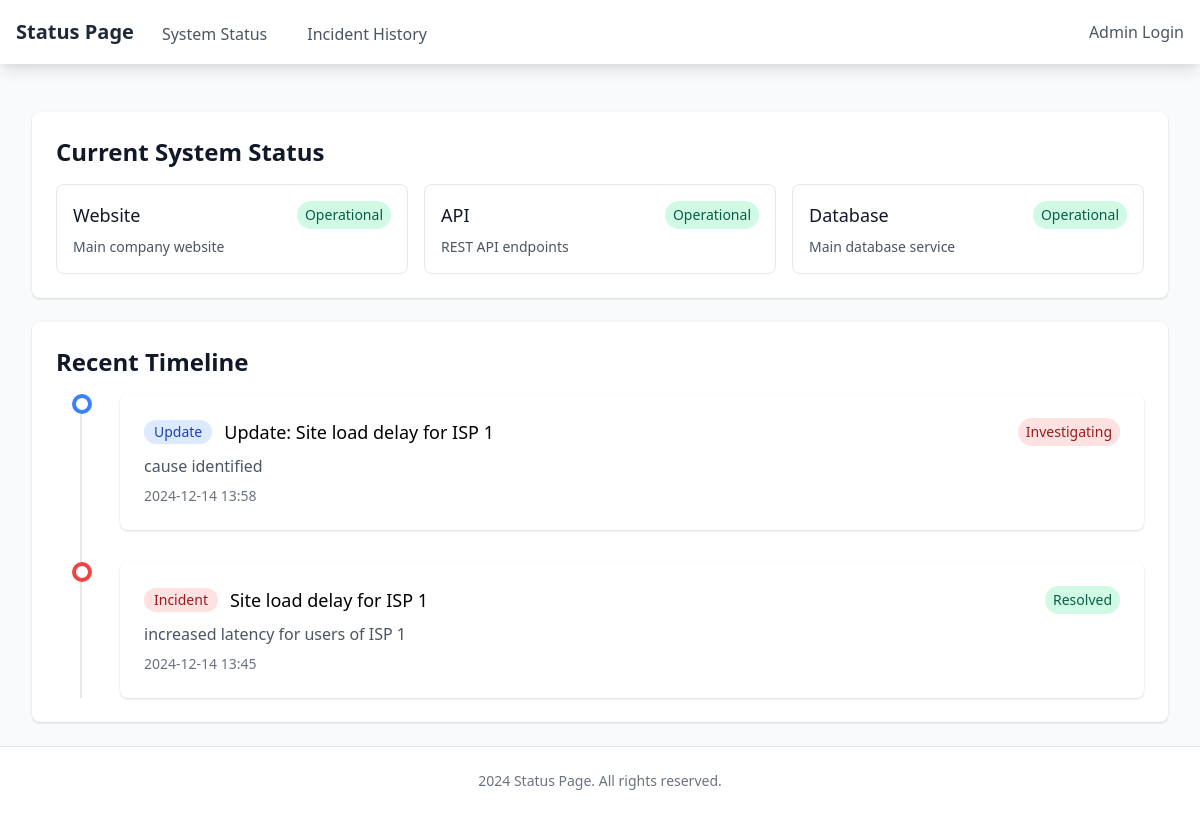
Before: / with the older database file.
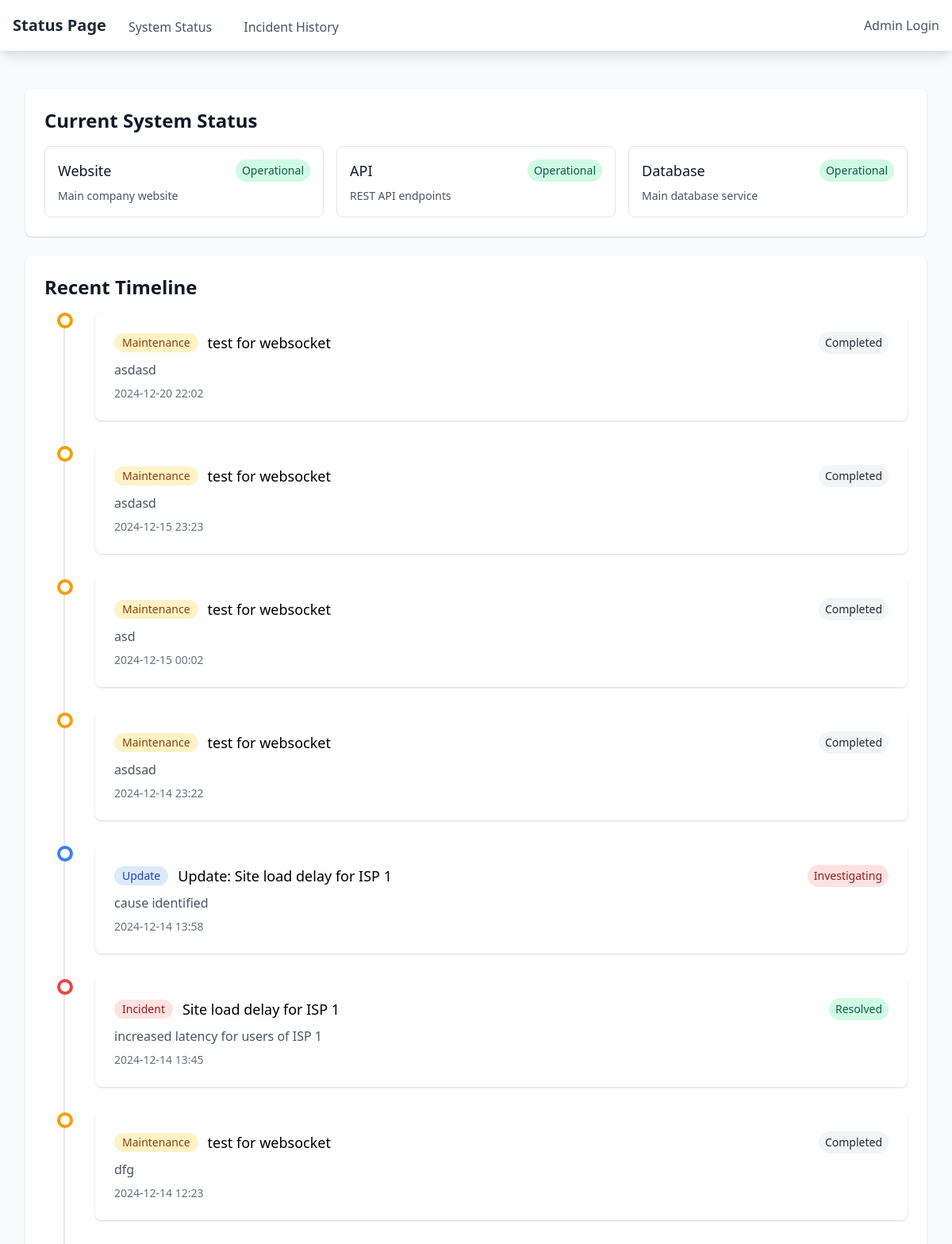
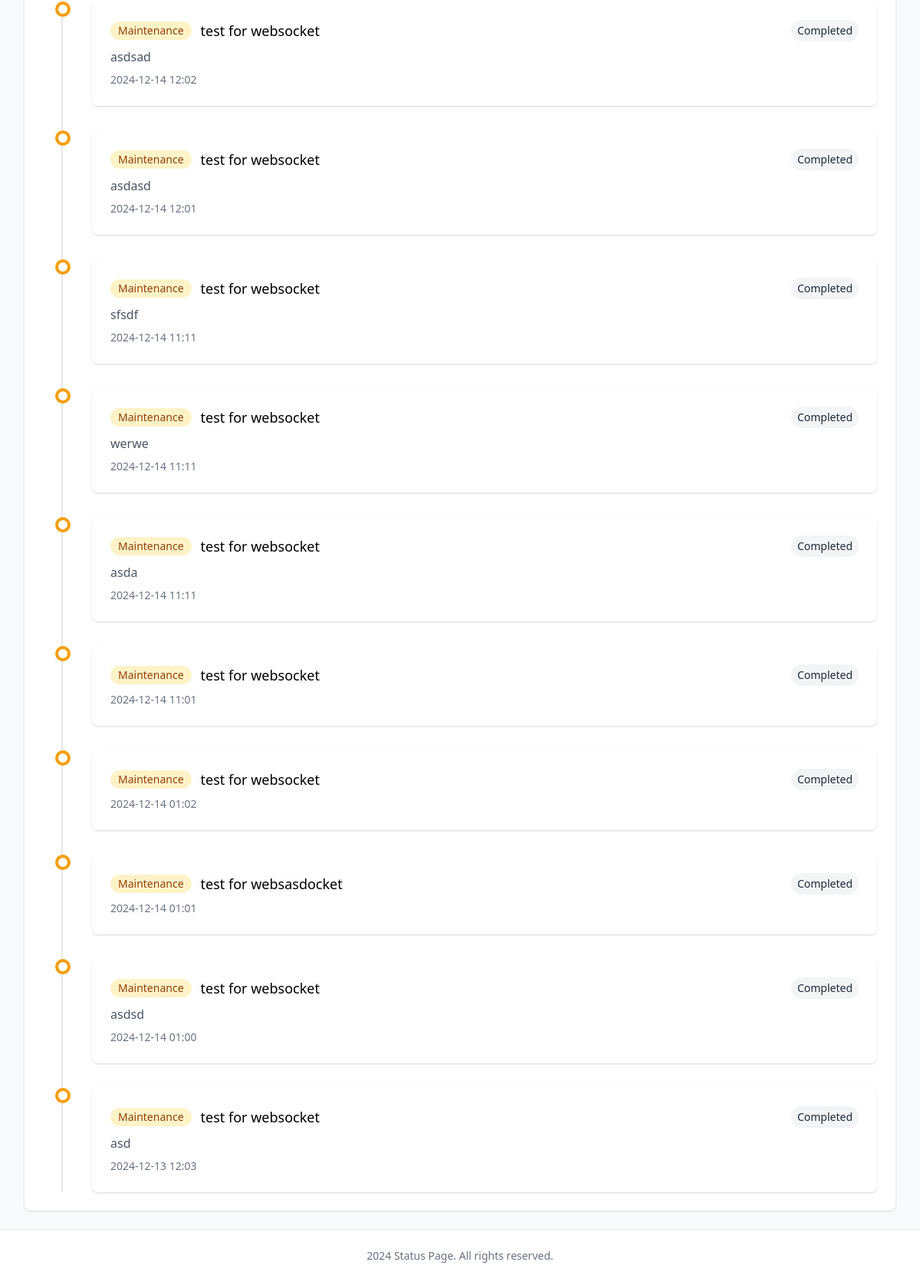
After: the same page with the newer database file (2 pictures, top to bottom).
### app/models.py (models this page shows, shortened)
class Service(db.Model):
    id = db.Column(db.Integer, primary_key=True)
    name = db.Column(db.String(100), nullable=False)
    description = db.Column(db.Text)
    status = db.Column(db.String(20), default='operational')  # operational, degraded, outage
    created_at = db.Column(db.DateTime, default=datetime.utcnow)
    incidents = db.relationship('Incident', backref='service', lazy=True)

class IncidentUpdate(db.Model):
    id = db.Column(db.Integer, primary_key=True)
    incident_id = db.Column(db.Integer, db.ForeignKey('incident.id'), nullable=False)
    message = db.Column(db.Text, nullable=False)
    status = db.Column(db.String(20))
    created_at = db.Column(db.DateTime, default=datetime.utcnow)

class Incident(db.Model):
    id = db.Column(db.Integer, primary_key=True)
    service_id = db.Column(db.Integer, db.ForeignKey('service.id'), nullable=False)
    title = db.Column(db.String(200), nullable=False)
    description = db.Column(db.Text)
    status = db.Column(db.String(20), default='investigating')  # investigating, identified, monitoring, resolved
    created_at = db.Column(db.DateTime, default=datetime.utcnow)
    updated_at = db.Column(db.DateTime, default=datetime.utcnow, onupdate=datetime.utcnow)
    updates = db.relationship('IncidentUpdate', backref='incident', lazy=True)

class ScheduledMaintenance(db.Model):
    id = db.Column(db.Integer, primary_key=True)
    title = db.Column(db.String(200), nullable=False)
    description = db.Column(db.Text, nullable=True)
    start_time = db.Column(db.DateTime, nullable=False)
    end_time = db.Column(db.DateTime, nullable=False)
    status = db.Column(db.String(20), default='upcoming')  # upcoming, ongoing, completed

### app/routes/public.py (the view)
@bp.route('/')
def index():
    services = Service.query.all()
    current_time = datetime.utcnow()
    active_incidents = Incident.query.filter(
        Incident.status.in_(['investigating', 'identified', 'monitoring'])
    ).order_by(Incident.created_at.desc()).all()
    maintenance_events = ScheduledMaintenance.query.filter(
        ScheduledMaintenance.end_time >= current_time
    ).order_by(ScheduledMaintenance.start_time.asc()).all()
    thirty_days_ago = current_time - timedelta(days=30)
    recent_incidents = Incident.query.filter(
        Incident.created_at >= thirty_days_ago
    ).order_by(Incident.created_at.desc()).all()
    recent_updates = IncidentUpdate.query.join(Incident).filter(
        IncidentUpdate.created_at >= thirty_days_ago
    ).order_by(IncidentUpdate.created_at.desc()).all()
    timeline_events = []
    for incident in recent_incidents:
        timeline_events.append({
            'type': 'incident',
            'event': incident,
            'timestamp': incident.created_at,
            'title': incident.title,
            'status': incident.status,
            'description': incident.description
        })
    for update in recent_updates:
        timeline_events.append({
            'type': 'update',
            'event': update,
            'timestamp': update.created_at,
            'title': f"Update: {update.incident.title}",
            'status': update.status,
            'description': update.message
        })
    recent_maintenance = ScheduledMaintenance.query.filter(
        (ScheduledMaintenance.start_time >= thirty_days_ago) |
        (ScheduledMaintenance.end_time >= thirty_days_ago)
    ).all()
    for maintenance in recent_maintenance:
        timeline_events.append({
            'type': 'maintenance',
            'event': maintenance,
            'timestamp': maintenance.start_time,
            'title': maintenance.title,
            'status': maintenance.status,
            'description': maintenance.description
        })
    timeline_events.sort(key=lambda x: x['timestamp'], reverse=True)
    return render_template('public/index.html',
                         services=services,
                         active_incidents=active_incidents,
                         maintenance_events=maintenance_events,
                         timeline_events=timeline_events)

### app/__init__.py (called while the page is built)
def create_app(config_class=Config):
    app = Flask(__name__)
    app.config.from_object(config_class)
    db.init_app(app)
    login_manager.init_app(app)
    migrate.init_app(app, db)
    socketio.init_app(app)
    login_manager.login_view = 'admin.login'
    login_manager.login_message_category = 'info'
    @app.context_processor
    def inject_year():
        return {'current_year': datetime.utcnow().year}
    from app.routes import admin, public
    app.register_blueprint(admin.bp)
    app.register_blueprint(public.bp)
    return app

### app/templates/public/index.html (shortened to what this page needs)
{% extends "base.html" %}
{% block content %}
<div class="space-y-6">
    <div class="bg-white shadow rounded-lg p-6">
        <h2 class="text-2xl font-bold text-gray-900 mb-4">Current System Status</h2>
        <div class="grid gap-4 md:grid-cols-2 lg:grid-cols-3">
            {% for service in services %}
            <div class="border rounded-lg p-4">
                <div class="flex items-center justify-between">
                    <h3 class="text-lg font-medium text-gray-900">{{ service.name }}</h3>
                    <span class="px-2 py-1 text-sm rounded-full
                        {% if service.status == 'operational' %}
                            bg-green-100 text-green-800
                        {% elif service.status == 'degraded' %}
                            bg-yellow-100 text-yellow-800
                        {% else %}
                            bg-red-100 text-red-800
                        {% endif %}">
                        {{ service.status|title }}
                    </span>
                </div>
                {% if service.description %}
                <p class="mt-2 text-sm text-gray-600">{{ service.description }}</p>
                {% endif %}
            </div>
            {% endfor %}
        </div>
    </div>
<div class="bg-white shadow rounded-lg p-6">
    <h2 class="text-2xl font-bold text-gray-900 mb-4">Recent Timeline</h2>
    <div class="relative">
        <div class="absolute left-6 top-0 bottom-0 w-0.5 bg-gray-200"></div>
        <div class="space-y-8">
            {% for event in timeline_events %}
            <div class="relative pl-16">
                <div class="absolute left-4 -translate-x-1/2 w-5 h-5 rounded-full border-4
                    {% if event.type == 'incident' %}border-red-500 bg-white
                    {% elif event.type == 'update' %}border-blue-500 bg-white
                    {% else %}border-yellow-500 bg-white{% endif %}">
                </div>
                <div class="bg-white shadow rounded-lg p-6">
                    <div class="flex items-center justify-between">
                        <div class="flex items-center space-x-3">
                            <span class="text-sm font-medium px-2.5 py-0.5 rounded-full
                                {% if event.type == 'incident' %}bg-red-100 text-red-800
                                {% elif event.type == 'update' %}bg-blue-100 text-blue-800
                                {% else %}bg-yellow-100 text-yellow-800{% endif %}">
                                {{ event.type|title }}
                            </span>
                            <h3 class="text-lg font-medium">{{ event.title }}</h3>
                        </div>
                        {% if event.status %}
                        <span class="px-2 py-1 text-sm rounded-full
                            {% if event.status in ['investigating', 'identified'] %}bg-red-100 text-red-800
                            {% elif event.status == 'monitoring' %}bg-blue-100 text-blue-800
                            {% elif event.status == 'resolved' %}bg-green-100 text-green-800
                            {% elif event.status == 'upcoming' %}bg-yellow-100 text-yellow-800
                            {% elif event.status == 'ongoing' %}bg-green-100 text-green-800
                            {% else %}bg-gray-100 text-gray-800{% endif %}">
                            {{ event.status|title }}
                        </span>
                        {% endif %}
                    </div>
                    {% if event.description %}
                    <p class="mt-2 text-gray-600">{{ event.description }}</p>
                    {% endif %}
                    <p class="mt-2 text-sm text-gray-500">
                        {{ event.timestamp.strftime('%Y-%m-%d %H:%M') }}
                    </p>
                </div>
            </div>
            {% endfor %}
        </div>
    </div>
</div>
</div>
{% endblock %}

### app/templates/base.html (shortened to what this page needs)
<!DOCTYPE html>
<html lang="en" class="h-full">
<head>
    <link href="https://cdn.jsdelivr.net/npm/tailwindcss@2.2.19/dist/tailwind.min.css" rel="stylesheet">
    <link rel="stylesheet" href="{{ url_for('static', filename='css/main.css') }}">
</head>
<body class="flex flex-col min-h-full bg-gray-50">
    <nav class="bg-white shadow-lg">
        <div class="max-w-7xl mx-auto px-4">
            <div class="flex justify-between h-16">
                <div class="flex">
                    <div class="flex-shrink-0 flex items-center">
                        <a href="{{ url_for('public.index') }}" class="text-xl font-bold text-gray-800">Status Page</a>
                    </div>
                    <div class="hidden md:ml-6 md:flex md:space-x-8">
                        <a href="{{ url_for('public.index') }}" class="inline-flex items-center px-1 pt-1 text-gray-600">System Status</a>
                        <a href="{{ url_for('public.history') }}" class="inline-flex items-center px-1 pt-1 text-gray-600">Incident History</a>
                    </div>
                </div>
                <div class="flex items-center">
                    {% if current_user.is_authenticated %}
                    <a href="{{ url_for('admin.logout') }}" class="text-gray-600 hover:text-gray-900">Logout</a>
                    {% else %}
                    <a href="{{ url_for('admin.login') }}" class="text-gray-600 hover:text-gray-900">Admin Login</a>
                    {% endif %}
                </div>
            </div>
        </div>
    </nav>
    <main class="flex-grow max-w-7xl w-full mx-auto py-6 sm:px-6 lg:px-8">
        {% block content %}{% endblock %}
    </main>
    <footer class="bg-white mt-auto border-t border-gray-200">
        <div class="max-w-7xl mx-auto py-6 px-4 sm:px-6 lg:px-8">
            <p class="text-center text-gray-500 text-sm">
                {{ current_year }} Status Page. All rights reserved.
            </p>
        </div>
    </footer>
</body>
</html>

Changed rows visible on the page:
added ScheduledMaintenance: type "Maintenance", title "test for websocket", status "Completed", description "asdasd", timestamp "2024-12-20 22:02"
added ScheduledMaintenance: type "Maintenance", title "test for websocket", status "Completed", description "asdasd", timestamp "2024-12-15 23:23"
added ScheduledMaintenance: type "Maintenance", title "test for websocket", status "Completed", description "asd", timestamp "2024-12-15 00:02"
added ScheduledMaintenance: type "Maintenance", title "test for websocket", status "Completed", description "asdsad", timestamp "2024-12-14 23:22"
added ScheduledMaintenance: type "Maintenance", title "test for websocket", status "Completed", description "dfg", timestamp "2024-12-14 12:23"
added ScheduledMaintenance: type "Maintenance", title "test for websocket", status "Completed", description "asdsad", timestamp "2024-12-14 12:02"
added ScheduledMaintenance: type "Maintenance", title "test for websocket", status "Completed", description "asdasd", timestamp "2024-12-14 12:01"
added ScheduledMaintenance: type "Maintenance", title "test for websocket", status "Completed", description "sfsdf", timestamp "2024-12-14 11:11"
added ScheduledMaintenance: type "Maintenance", title "test for websocket", status "Completed", description "werwe", timestamp "2024-12-14 11:11"
added ScheduledMaintenance: type "Maintenance", title "test for websocket", status "Completed", description "asda", timestamp "2024-12-14 11:11"
added ScheduledMaintenance: type "Maintenance", title "test for websocket", status "Completed", timestamp "2024-12-14 11:01"
added ScheduledMaintenance: type "Maintenance", title "test for websocket", status "Completed", timestamp "2024-12-14 01:02"
added ScheduledMaintenance: type "Maintenance", title "test for websasdocket", status "Completed", timestamp "2024-12-14 01:01"
added ScheduledMaintenance: type "Maintenance", title "test for websocket", status "Completed", description "asdsd", timestamp "2024-12-14 01:00"
added ScheduledMaintenance: type "Maintenance", title "test for websocket", status "Completed", description "asd", timestamp "2024-12-13 12:03"
